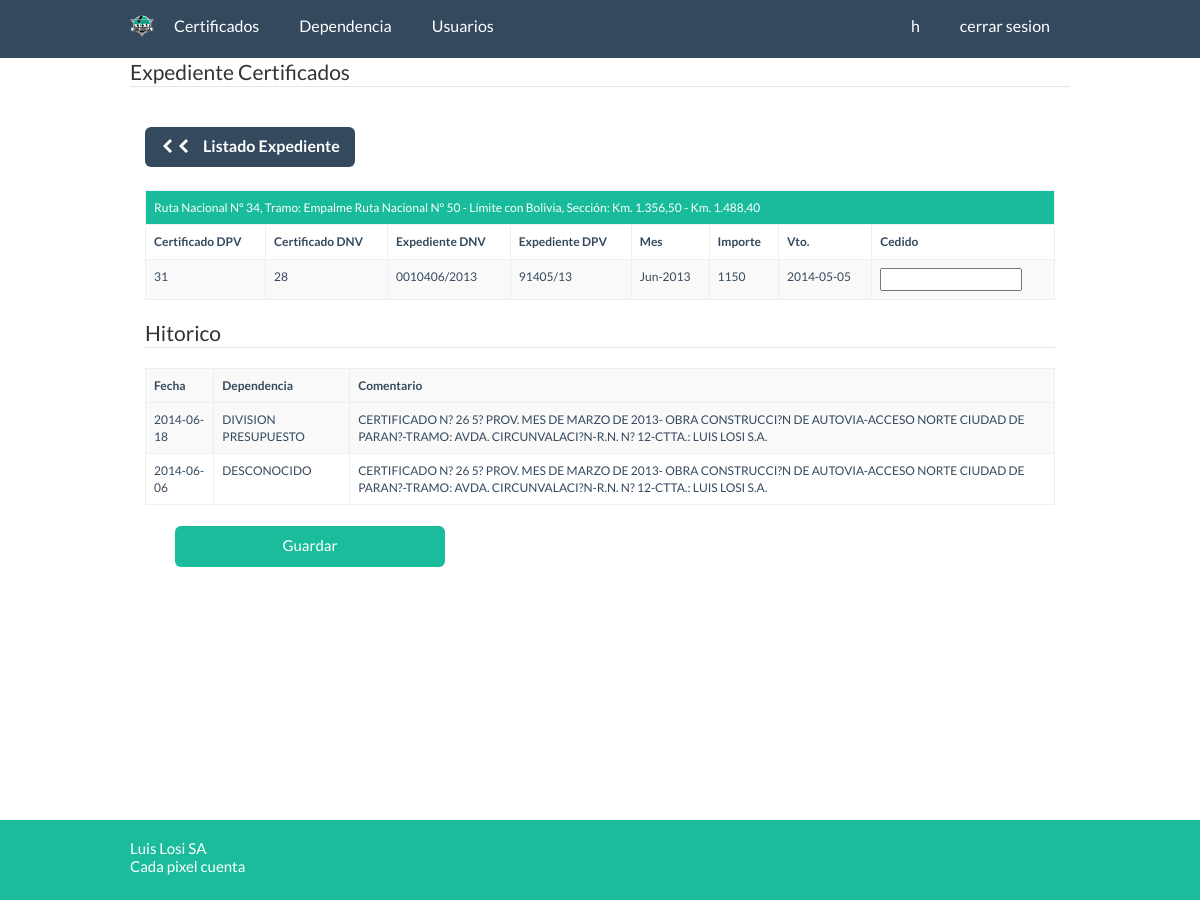
The page /historiaCertificado/6 (signed in) on the database its author committed.
### tables this page shows
CREATE TABLE `obrasejecutadas` (
  `ID` int(11) NOT NULL AUTO_INCREMENT,
  `Seleccion` tinyint(1) NOT NULL DEFAULT '0',
  `denominacion` varchar(255) DEFAULT NULL,
  `enejec` tinyint(1) NOT NULL DEFAULT '0',
  `idcomitente` smallint(5) unsigned DEFAULT NULL,
  `tipoDeObra` varchar(255) DEFAULT NULL,
  `montoContractualOriginal` double DEFAULT NULL,
  `montoContractualFinal` double DEFAULT NULL,
  `fechaTerminacionOriginal` timestamp NOT NULL DEFAULT '0000-00-00 00:00:00',
  `FechaTerminacionFinal` timestamp NOT NULL DEFAULT '0000-00-00 00:00:00',
  `PlazoOriginal` varchar(15) DEFAULT NULL,
  `PlazoFinal` varchar(15) DEFAULT NULL,
  `idPersoneria` smallint(5) unsigned DEFAULT NULL,
  `participacion` float DEFAULT NULL,
  `ute` varchar(50) DEFAULT NULL,
  `observacion` varchar(255) DEFAULT NULL,
  `longitud` double unsigned DEFAULT NULL,
  `longitudMedida` smallint(5) unsigned DEFAULT NULL,
  `terraplenes` double unsigned DEFAULT NULL,
  `terraplenesMedida` smallint(5) unsigned DEFAULT NULL,
  `recubrimiento` double unsigned DEFAULT NULL,
  `recubrimientoMedida` smallint(5) unsigned DEFAULT NULL,
  `baseNoButuminosa` double unsigned DEFAULT NULL,
  `baseMedida` smallint(5) unsigned DEFAULT NULL,
  `banquinaRipio` double unsigned DEFAULT NULL,
  `banquinaRipioMedida` smallint(5) unsigned DEFAULT NULL,
  `tratamientoTriple` double unsigned DEFAULT NULL,
  `tratamientoTripleMedida` smallint(5) unsigned DEFAULT NULL,
  `Hormigones` double unsigned DEFAULT NULL,
  `HormigonesMedida` smallint(5) unsigned DEFAULT NULL,
  `reforestacion` double unsigned DEFAULT NULL,
  `reforestacionMedida` smallint(5) unsigned DEFAULT NULL,
  `certEjecucion` tinyint(1) NOT NULL DEFAULT '0',
  `rp` tinyint(1) NOT NULL DEFAULT '0',
  `rd` tinyint(1) NOT NULL DEFAULT '0',
  `ok` tinyint(1) NOT NULL DEFAULT '0',
  `fechaInicio` timestamp NOT NULL DEFAULT '0000-00-00 00:00:00',
  `fechaLicitacion` timestamp NOT NULL DEFAULT '0000-00-00 00:00:00',
  `fechaContrato` timestamp NOT NULL DEFAULT '0000-00-00 00:00:00',
  `fechaReplanteo` timestamp NOT NULL DEFAULT '0000-00-00 00:00:00',
  `financiada` varchar(50) DEFAULT NULL,
  `comentario` varchar(255) DEFAULT NULL,
  `fechaRP` timestamp NOT NULL DEFAULT '0000-00-00 00:00:00',
  `fechaRD` timestamp NOT NULL DEFAULT '0000-00-00 00:00:00',
  `kml` varchar(45) DEFAULT NULL,
  `expPrincipal` varchar(15) DEFAULT NULL,
  PRIMARY KEY (`ID`),
  KEY `FK_obrasejecutadas_Comitente` (`idcomitente`),
  KEY `FK_obrasejecutadas_2` (`idPersoneria`),
  KEY `FK_obrasejecutadas_3` (`longitudMedida`),
  KEY `FK_obrasejecutadas_4` (`banquinaRipioMedida`),
  KEY `FK_obrasejecutadas_5` (`HormigonesMedida`),
  KEY `FK_obrasejecutadas_6` (`tratamientoTripleMedida`),
  KEY `FK_obrasejecutadas_7` (`terraplenesMedida`),
  KEY `FK_obrasejecutadas_8` (`recubrimientoMedida`),
  KEY `FK_obrasejecutadas_9` (`baseMedida`),
  KEY `FK_obrasejecutadas_10` (`reforestacionMedida`),
  CONSTRAINT `FK_obrasejecutadas_10` FOREIGN KEY (`reforestacionMedida`) REFERENCES `medida` (`idMedida`),
  CONSTRAINT `FK_obrasejecutadas_2` FOREIGN KEY (`idPersoneria`) REFERENCES `personeria` (`id`),
  CONSTRAINT `FK_obrasejecutadas_3` FOREIGN KEY (`longitudMedida`) REFERENCES `medida` (`idMedida`),
  CONSTRAINT `FK_obrasejecutadas_4` FOREIGN KEY (`banquinaRipioMedida`) REFERENCES `medida` (`idMedida`),
  CONSTRAINT `FK_obrasejecutadas_5` FOREIGN KEY (`HormigonesMedida`) REFERENCES `medida` (`idMedida`),
  CONSTRAINT `FK_obrasejecutadas_6` FOREIGN KEY (`tratamientoTripleMedida`) REFERENCES `medida` (`idMedida`),
  CONSTRAINT `FK_obrasejecutadas_7` FOREIGN KEY (`terraplenesMedida`) REFERENCES `medida` (`idMedida`),
  CONSTRAINT `FK_obrasejecutadas_8` FOREIGN KEY (`recubrimientoMedida`) REFERENCES `medida` (`idMedida`),
  CONSTRAINT `FK_obrasejecutadas_9` FOREIGN KEY (`baseMedida`) REFERENCES `medida` (`idMedida`),
  CONSTRAINT `FK_obrasejecutadas_Comitente` FOREIGN KEY (`idcomitente`) REFERENCES `comitente` (`id`)
);

CREATE TABLE `expediente` (
  `idexpediente` int(10) unsigned NOT NULL AUTO_INCREMENT,
  `idCertificacion` int(10) unsigned NOT NULL,
  `certDpv` varchar(25) DEFAULT NULL,
  `certDnv` varchar(25) DEFAULT NULL,
  `expDpv` varchar(15) DEFAULT NULL,
  `expDnv` varchar(15) DEFAULT NULL,
  `mes` varchar(30) DEFAULT NULL,
  `comentario` varchar(100) DEFAULT NULL,
  `importe` float DEFAULT NULL,
  `vencimiento` date DEFAULT NULL,
  `cedido` varchar(100) DEFAULT NULL,
  `finalizado` char(1) DEFAULT 'N',
  PRIMARY KEY (`idexpediente`),
  KEY `FK_expediente_1` (`idCertificacion`),
  CONSTRAINT `FK_expediente_1` FOREIGN KEY (`idCertificacion`) REFERENCES `certificacion` (`id`) ON DELETE CASCADE ON UPDATE CASCADE
);

CREATE TABLE `exphistoria` (
  `idexpediente` int(10) unsigned NOT NULL,
  `fecha` timestamp NOT NULL DEFAULT CURRENT_TIMESTAMP,
  `dependencia` int(10) unsigned NOT NULL DEFAULT '9999',
  `comentario` varchar(254) DEFAULT NULL,
  PRIMARY KEY (`idexpediente`,`fecha`) USING BTREE,
  KEY `FK_exphistoria_dependencia` (`dependencia`),
  CONSTRAINT `FK_exphistoria_dependencia` FOREIGN KEY (`dependencia`) REFERENCES `dependencia` (`iddependencia`) ON DELETE NO ACTION ON UPDATE NO ACTION
);

CREATE TABLE `dependencia` (
  `iddependencia` int(10) unsigned NOT NULL AUTO_INCREMENT,
  `dependencia` varchar(45) NOT NULL,
  `dias` smallint(5) unsigned NOT NULL DEFAULT '7',
  `orden` smallint(5) unsigned DEFAULT '0',
  PRIMARY KEY (`iddependencia`)
);

### historiaCertificado/index.php (the view, shortened to what the rows shown need)
<?php
require_once '../clases/ActiveRecord/ActiveRecordAbstractFactory.php';
$oMysql = ActiveRecordAbstractFactory::getActiveRecordFactory(ActiveRecordAbstractFactory::MYSQL);
$oMysql->conectar();
?>
<!DOCTYPE html>
<html>
    <head>
        <?php include_once "../includes/php/estilos.php"; ?>
    </head>
    <body>
        <div class="container">
            <div class="form-group col-lg-12">
                <?php
                $oExpediente = new ExpedienteValueObject();
                $oMysqlExpediente = $oMysql->getExpedienteActiveRecord();
                $oExpediente->setIdexpediente($_GET['id']);
                $oExpediente = $oMysqlExpediente->buscarPorExpediente($oExpediente);
                $oMysqlCertificacion = $oMysql->getCertificacionActiveRecord();
                $oCertificacion = new CertificacionValueObject();
                $oCertificacion->setId($oExpediente[0]->getIdCertificacion());
                $oCertificacion = $oMysqlCertificacion->buscar($oCertificacion);
                $oMysqlObra = $oMysql->getObrasEjecutadasActiveRecord();
                $oObra = new ObrasEjecutadasValueObject();
                $oObra->setID($oCertificacion->getIdObra());
                $oObra = $oMysqlObra->buscar($oObra);
                ?>
                <table class="table table-striped table-bordered table-hover">
                    <tr>
                        <td colspan="10" class="success"><?php echo utf8_encode($oObra->getDenominacion()); ?></td>
                    </tr>
                    <tr>
                        <th>Certificado DPV</th>
                        <th>Certificado DNV</th>
                        <th>Expediente DNV</th>
                        <th>Expediente DPV</th>
                        <th>Mes</th>
                        <th>Importe</th>
                        <th>Vto.</th>
                        <th>Cedido</th>
                    </tr>
                    <tr>
                        <td><?php echo $oExpediente[0]->getCertDpv(); ?></td>
                        <td><?php echo $oExpediente[0]->getCertDnv(); ?></td>
                        <td><?php echo $oExpediente[0]->getExpDnv(); ?></td>
                        <td><?php echo $oExpediente[0]->getExpDpv(); ?></td>
                        <td><?php echo $oExpediente[0]->getMes(); ?></td>
                        <td><?php echo $oExpediente[0]->getImporte(); ?></td>
                        <td><?php echo $oExpediente[0]->getVencimiento(); ?></td>
                        <td>
                            <input type="text" id="cedido" name="cedido"
                                   value="<?php echo $oExpediente[0]->getCedido(); ?>" ondblclick="habilita(this.id)"/>
                        </td>
                    </tr>
                </table>
                <?php
                $oExpHistoria = new ExpHistoriaValueObject();
                $oMysqlExpHistoria = $oMysql->getExpHistotiaActiveRecord();
                $oExpHistoria->setIdexpediente($oExpediente[0]->getIdexpediente());
                $oExpHistoria = $oMysqlExpHistoria->buscar($oExpHistoria);
                ?>
                <table class="table table-striped table-bordered table-hover">
                    <tr>
                        <th>Fecha</th>
                        <th>Dependencia</th>
                        <th>Comentario</th>
                    </tr>
                    <?php
                    $oDependencia = new DependenciaValueObject();
                    foreach ($oExpHistoria as $historia) {
                        $oDependencia->setIddependencia($historia->getDependencia());
                    ?>
                    <tr>
                        <td><?php echo $historia->getFecha(); ?></td>
                        <td><?php echo $oDependencia->getDependencia(); ?></td>
                        <td><?php echo $historia->getComentario(); ?></td>
                    </tr>
                    <?php
                    }
                    ?>
                </table>
            </div>
        </div>
    </body>
</html>

### rows shown on the page
obrasejecutadas: denominacion "Ruta Nacional N° 34, Tramo: Empalme Ruta Nacional N° 50 - Límite con Bolivia, Sección: Km. 1.356,50 - Km. 1.488,40"
expediente: certDpv "31", certDnv "28", expDnv "0010406/2013", expDpv "91405/13", mes "Jun-2013", importe "1150", vencimiento "2014-05-05"
exphistoria: Fecha "2014-06-18", dependencia.dependencia "DIVISION PRESUPUESTO", comentario "CERTIFICADO N? 26 5? PROV. MES DE MARZO DE 2013- OBRA CONSTRUCCI?N DE AUTOVIA-ACCESO NORTE CIUDAD DE PARAN?-TRAMO: AVDA. CIRCUNVALACI?N-R.N. N? 12-CTTA.: LUIS LOSI S.A."
exphistoria: Fecha "2014-06-06", dependencia.dependencia "DESCONOCIDO", comentario "CERTIFICADO N? 26 5? PROV. MES DE MARZO DE 2013- OBRA CONSTRUCCI?N DE AUTOVIA-ACCESO NORTE CIUDAD DE PARAN?-TRAMO: AVDA. CIRCUNVALACI?N-R.N. N? 12-CTTA.: LUIS LOSI S.A."

### other values the page prints
$_SESSION['nombre'] "h"
